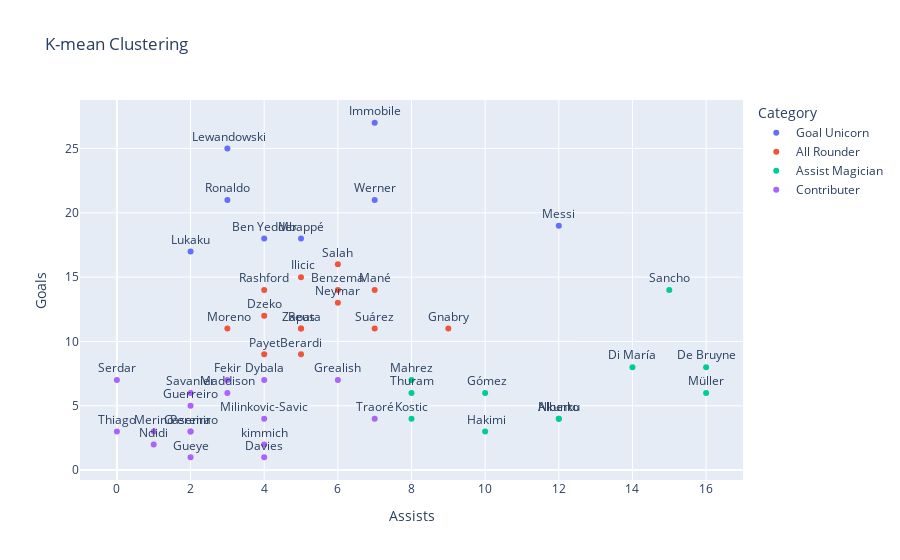

The code cell stored with this chart in its notebook:
### Markdown cell above
This time, using a 4 cluster K-mean, we see we have some distinct groups. They have been categorised as:

1. Contributer: those players with a lower impact with few assists/goals.
2. All Rounder: those players with an average contribution through goals and assists.
3. Assist Magician: those players with more contribution through assists than goals.
4. Goal Unicorn: those players with more contribution through goals than assists.

With this clustering, it is interesting to see in which category falls each player:

### Code cell
labels = kmeans4.labels_
top50["label"]=labels
top50.loc[top50['label'] == 3, 'Category'] = 'Contributer'
top50.loc[top50['label'] == 2, 'Category'] = 'Assist Magician'
top50.loc[top50['label'] == 1, 'Category'] = 'Goal Unicorn'
top50.loc[top50['label'] == 0, 'Category'] = 'All Rounder'

fig = px.scatter(top50,x="Assists",y="Goals",color="Category",text="Name",title="K-mean Clustering")
fig.update_traces(textposition='top center')
fig.show()

### Figure 1 — Plotly figure (JSON) as saved in the notebook; plotly's stock layout.template omitted (floating-point values rounded to 4 significant figures)
{"data": [{"hovertemplate": "Category=Goal Unicorn<br>Assists=%{x}<br>Goals=%{y}<br>Name=%{text}<extra></extra>", "legendgroup": "Goal Unicorn", "marker": {"color": "#636efa", "symbol": "circle"}, "mode": "markers+text", "name": "Goal Unicorn", "orientation": "v", "showlegend": true, "text": ["Messi", " Lewandowski", "Mbappé", "Ronaldo", "Immobile", "Werner", "Lukaku", "Ben Yedder"], "textposition": "top center", "type": "scatter", "x": [12, 3, 5, 3, 7, 7, 2, 4], "xaxis": "x", "y": [19, 25, 18, 21, 27, 21, 17, 18], "yaxis": "y"}, {"hovertemplate": "Category=All Rounder<br>Assists=%{x}<br>Goals=%{y}<br>Name=%{text}<extra></extra>", "legendgroup": "All Rounder", "marker": {"color": "#EF553B", "symbol": "circle"}, "mode": "markers+text", "name": "All Rounder", "orientation": "v", "showlegend": true, "text": ["Neymar", " Ilicic", "Payet", "Gnabry", "Zapata", "Suárez", "Dzeko", "Reus", "Mané", "Berardi", "Salah", "Benzema", "Rashford", " Moreno"], "textposition": "top center", "type": "scatter", "x": [6, 5, 4, 9, 5, 7, 4, 5, 7, 5, 6, 6, 4, 3], "xaxis": "x", "y": [13, 15, 9, 11, 11, 11, 12, 11, 14, 9, 16, 14, 14, 11], "yaxis": "y"}, {"hovertemplate": "Category=Assist Magician<br>Assists=%{x}<br>Goals=%{y}<br>Name=%{text}<extra></extra>", "legendgroup": "Assist Magician", "marker": {"color": "#00cc96", "symbol": "circle"}, "mode": "markers+text", "name": "Assist Magician", "orientation": "v", "showlegend": true, "text": ["De Bruyne", "Sancho", "Di María", "Alberto", "Mahrez", "Kostic", "Nkunku", " Gómez", " Hakimi", "Müller", "Thuram"], "textposition": "top center", "type": "scatter", "x": [16, 15, 14, 12, 8, 8, 12, 10, 10, 16, 8], "xaxis": "x", "y": [8, 14, 8, 4, 7, 4, 4, 6, 3, 6, 6], "yaxis": "y"}, {"hovertemplate": "Category=Contributer<br>Assists=%{x}<br>Goals=%{y}<br>Name=%{text}<extra></extra>", "legendgroup": "Contributer", "marker": {"color": "#ab63fa", "symbol": "circle"}, "mode": "markers+text", "name": "Contributer", "orientation": "v", "showlegend": true, "text": ["Traoré", "Thiago", "Casemiro", "Davies", "Pereira", "Savanier", "Serdar", "Fekir", "Dybala", "Guerreiro", "Ndidi", "Merino", "Maddison", "kimmich", "Gueye", "Grealish", "Milinkovic-Savic"], "textposition": "top center", "type": "scatter", "x": [7, 0, 2, 4, 2, 2, 0, 3, 4, 2, 1, 1, 3, 4, 2, 6, 4], "xaxis": "x", "y": [4, 3, 3, 1, 3, 6, 7, 7, 7, 5, 2, 3, 6, 2, 1, 7, 4], "yaxis": "y"}], "layout": {"legend": {"title": {"text": "Category"}, "tracegroupgap": 0}, "title": {"text": "K-mean Clustering"}, "xaxis": {"anchor": "y", "domain": [0, 1], "title": {"text": "Assists"}}, "yaxis": {"anchor": "x", "domain": [0, 1], "title": {"text": "Goals"}}}}
